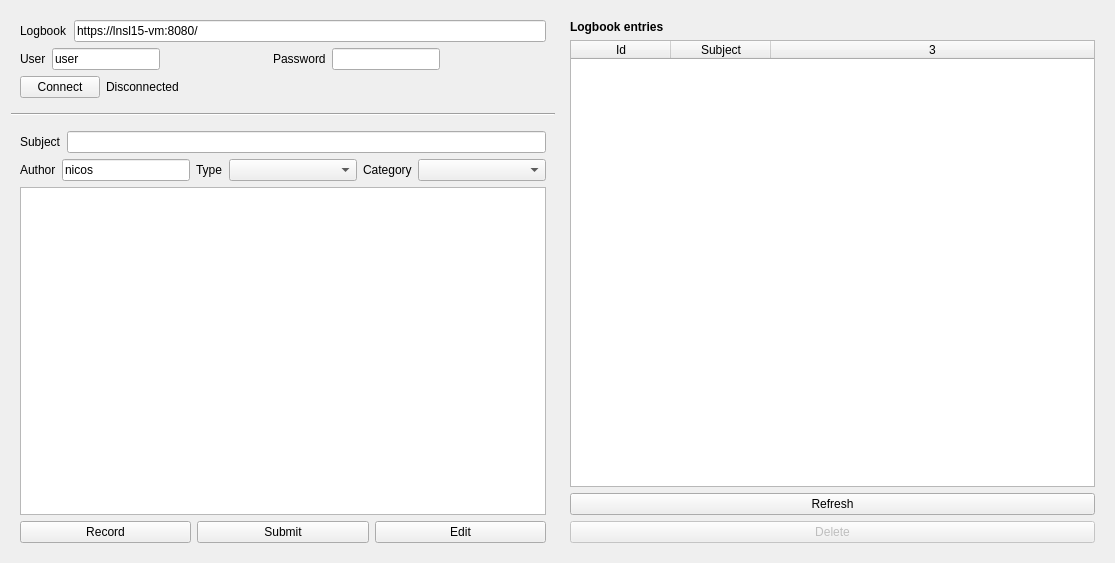
<?xml version="1.0" encoding="UTF-8"?>
<ui version="4.0">
 <class>Form</class>
 <widget class="QWidget" name="Form">
  <property name="geometry">
   <rect>
    <x>0</x>
    <y>0</y>
    <width>1115</width>
    <height>563</height>
   </rect>
  </property>
  <property name="windowTitle">
   <string>Form</string>
  </property>
  <layout class="QHBoxLayout" name="horizontalLayout_2">
   <item>
    <layout class="QVBoxLayout" name="left">
     <item>
      <widget class="QFrame" name="loginFrame">
       <property name="styleSheet">
        <string notr="true"/>
       </property>
       <property name="frameShape">
        <enum>QFrame::NoFrame</enum>
       </property>
       <property name="lineWidth">
        <number>1</number>
       </property>
       <layout class="QVBoxLayout" name="verticalLayout_2">
        <item>
         <layout class="QHBoxLayout" name="horizontalLayout" stretch="0,1">
          <item>
           <widget class="QLabel" name="label_7">
            <property name="text">
             <string>Logbook</string>
            </property>
           </widget>
          </item>
          <item>
           <widget class="QLineEdit" name="logbookAddress">
            <property name="sizePolicy">
             <sizepolicy hsizetype="MinimumExpanding" vsizetype="Fixed">
              <horstretch>0</horstretch>
              <verstretch>0</verstretch>
             </sizepolicy>
            </property>
            <property name="minimumSize">
             <size>
              <width>0</width>
              <height>0</height>
             </size>
            </property>
            <property name="text">
             <string>https://lnsl15-vm:8080/</string>
            </property>
           </widget>
          </item>
         </layout>
        </item>
        <item>
         <layout class="QHBoxLayout" name="horizontalLayout_7">
          <item>
           <widget class="QLabel" name="label_8">
            <property name="text">
             <string>User</string>
            </property>
           </widget>
          </item>
          <item>
           <widget class="QLineEdit" name="loginUser">
            <property name="text">
             <string>user</string>
            </property>
           </widget>
          </item>
          <item>
           <spacer name="horizontalSpacer">
            <property name="orientation">
             <enum>Qt::Horizontal</enum>
            </property>
            <property name="sizeHint" stdset="0">
             <size>
              <width>40</width>
              <height>20</height>
             </size>
            </property>
           </spacer>
          </item>
          <item>
           <widget class="QLabel" name="label_9">
            <property name="text">
             <string>Password</string>
            </property>
           </widget>
          </item>
          <item>
           <widget class="QLineEdit" name="loginPassword">
            <property name="inputMethodHints">
             <set>Qt::ImhHiddenText</set>
            </property>
           </widget>
          </item>
          <item>
           <spacer name="horizontalSpacer_2">
            <property name="orientation">
             <enum>Qt::Horizontal</enum>
            </property>
            <property name="sizeHint" stdset="0">
             <size>
              <width>40</width>
              <height>20</height>
             </size>
            </property>
           </spacer>
          </item>
         </layout>
        </item>
        <item>
         <layout class="QHBoxLayout" name="horizontalLayout_6" stretch="0,1">
          <item>
           <widget class="QPushButton" name="connectButton">
            <property name="text">
             <string>Connect</string>
            </property>
           </widget>
          </item>
          <item>
           <widget class="QLabel" name="connectionStatus">
            <property name="text">
             <string>Disconnected</string>
            </property>
           </widget>
          </item>
         </layout>
        </item>
       </layout>
      </widget>
     </item>
     <item>
      <widget class="Line" name="line">
       <property name="orientation">
        <enum>Qt::Horizontal</enum>
       </property>
      </widget>
     </item>
     <item>
      <widget class="QFrame" name="messageFrame">
       <property name="frameShape">
        <enum>QFrame::NoFrame</enum>
       </property>
       <property name="frameShadow">
        <enum>QFrame::Plain</enum>
       </property>
       <property name="lineWidth">
        <number>1</number>
       </property>
       <layout class="QVBoxLayout" name="verticalLayout_4">
        <item>
         <layout class="QHBoxLayout" name="horizontalLayout_5">
          <item>
           <widget class="QLabel" name="label_5">
            <property name="text">
             <string>Subject</string>
            </property>
           </widget>
          </item>
          <item>
           <widget class="QLineEdit" name="messageSubject"/>
          </item>
         </layout>
        </item>
        <item>
         <layout class="QHBoxLayout" name="horizontalLayout_3">
          <item>
           <widget class="QLabel" name="label_2">
            <property name="text">
             <string>Author</string>
            </property>
           </widget>
          </item>
          <item>
           <widget class="QLineEdit" name="messageAuthor">
            <property name="text">
             <string>nicos</string>
            </property>
           </widget>
          </item>
          <item>
           <widget class="QLabel" name="label_3">
            <property name="text">
             <string>Type</string>
            </property>
           </widget>
          </item>
          <item>
           <widget class="QComboBox" name="messageType">
            <property name="sizePolicy">
             <sizepolicy hsizetype="MinimumExpanding" vsizetype="Fixed">
              <horstretch>0</horstretch>
              <verstretch>0</verstretch>
             </sizepolicy>
            </property>
           </widget>
          </item>
          <item>
           <widget class="QLabel" name="label_4">
            <property name="text">
             <string>Category</string>
            </property>
           </widget>
          </item>
          <item>
           <widget class="QComboBox" name="messageCategory">
            <property name="sizePolicy">
             <sizepolicy hsizetype="MinimumExpanding" vsizetype="Fixed">
              <horstretch>0</horstretch>
              <verstretch>0</verstretch>
             </sizepolicy>
            </property>
           </widget>
          </item>
         </layout>
        </item>
        <item>
         <widget class="QTextEdit" name="messageText"/>
        </item>
        <item>
         <layout class="QHBoxLayout" name="horizontalLayout_8" stretch="1,1,1">
          <item>
           <widget class="QPushButton" name="recordButton">
            <property name="text">
             <string>Record</string>
            </property>
            <property name="checkable">
             <bool>true</bool>
            </property>
           </widget>
          </item>
          <item>
           <widget class="QPushButton" name="submitButton">
            <property name="sizePolicy">
             <sizepolicy hsizetype="Expanding" vsizetype="Fixed">
              <horstretch>0</horstretch>
              <verstretch>0</verstretch>
             </sizepolicy>
            </property>
            <property name="text">
             <string>Submit</string>
            </property>
           </widget>
          </item>
          <item>
           <widget class="QPushButton" name="editButton">
            <property name="text">
             <string>Edit</string>
            </property>
           </widget>
          </item>
         </layout>
        </item>
       </layout>
      </widget>
     </item>
    </layout>
   </item>
   <item>
    <widget class="QFrame" name="rightFrame">
     <property name="frameShape">
      <enum>QFrame::NoFrame</enum>
     </property>
     <property name="frameShadow">
      <enum>QFrame::Plain</enum>
     </property>
     <property name="lineWidth">
      <number>1</number>
     </property>
     <layout class="QVBoxLayout" name="verticalLayout">
      <item>
       <widget class="QLabel" name="label_6">
        <property name="font">
         <font>
          <weight>75</weight>
          <bold>true</bold>
         </font>
        </property>
        <property name="text">
         <string>Logbook entries</string>
        </property>
       </widget>
      </item>
      <item>
       <widget class="QTableWidget" name="messagesTable">
        <property name="lineWidth">
         <number>0</number>
        </property>
        <property name="columnCount">
         <number>3</number>
        </property>
        <attribute name="horizontalHeaderVisible">
         <bool>true</bool>
        </attribute>
        <attribute name="horizontalHeaderCascadingSectionResizes">
         <bool>false</bool>
        </attribute>
        <attribute name="horizontalHeaderShowSortIndicator" stdset="0">
         <bool>false</bool>
        </attribute>
        <attribute name="horizontalHeaderStretchLastSection">
         <bool>true</bool>
        </attribute>
        <attribute name="verticalHeaderVisible">
         <bool>false</bool>
        </attribute>
        <column>
         <property name="text">
          <string>Id</string>
         </property>
        </column>
        <column>
         <property name="text">
          <string>Subject</string>
         </property>
        </column>
        <column/>
       </widget>
      </item>
      <item>
       <widget class="QPushButton" name="refreshMessagesButton">
        <property name="text">
         <string>Refresh</string>
        </property>
       </widget>
      </item>
      <item>
       <widget class="QPushButton" name="deleteButton">
        <property name="enabled">
         <bool>false</bool>
        </property>
        <property name="text">
         <string>Delete</string>
        </property>
       </widget>
      </item>
     </layout>
    </widget>
   </item>
  </layout>
 </widget>
 <resources/>
 <connections/>
</ui>
